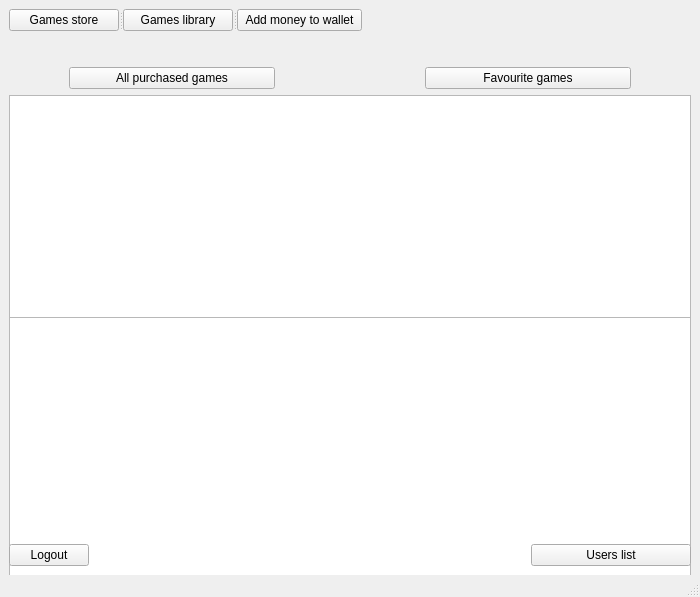
<?xml version="1.0" encoding="UTF-8"?>
<ui version="4.0">
 <class>Shop</class>
 <widget class="QMainWindow" name="Shop">
  <property name="geometry">
   <rect>
    <x>0</x>
    <y>0</y>
    <width>700</width>
    <height>597</height>
   </rect>
  </property>
  <property name="minimumSize">
   <size>
    <width>700</width>
    <height>597</height>
   </size>
  </property>
  <property name="windowTitle">
   <string>AralaryShop</string>
  </property>
  <widget class="QWidget" name="centralwidget">
   <layout class="QHBoxLayout" name="horizontalLayout_6">
    <item>
     <layout class="QVBoxLayout" name="verticalLayout_3">
      <item>
       <layout class="QHBoxLayout" name="horizontalLayout_2">
        <item>
         <widget class="QSplitter" name="splitter">
          <property name="orientation">
           <enum>Qt::Horizontal</enum>
          </property>
          <widget class="QPushButton" name="pushButton_2">
           <property name="sizePolicy">
            <sizepolicy hsizetype="Fixed" vsizetype="Fixed">
             <horstretch>0</horstretch>
             <verstretch>0</verstretch>
            </sizepolicy>
           </property>
           <property name="minimumSize">
            <size>
             <width>110</width>
             <height>22</height>
            </size>
           </property>
           <property name="maximumSize">
            <size>
             <width>110</width>
             <height>22</height>
            </size>
           </property>
           <property name="text">
            <string>Games store</string>
           </property>
          </widget>
          <widget class="QPushButton" name="pushButton_3">
           <property name="sizePolicy">
            <sizepolicy hsizetype="Fixed" vsizetype="Fixed">
             <horstretch>0</horstretch>
             <verstretch>0</verstretch>
            </sizepolicy>
           </property>
           <property name="minimumSize">
            <size>
             <width>110</width>
             <height>22</height>
            </size>
           </property>
           <property name="maximumSize">
            <size>
             <width>110</width>
             <height>22</height>
            </size>
           </property>
           <property name="text">
            <string>Games library</string>
           </property>
          </widget>
          <widget class="QPushButton" name="pushButton_4">
           <property name="sizePolicy">
            <sizepolicy hsizetype="Fixed" vsizetype="Fixed">
             <horstretch>0</horstretch>
             <verstretch>0</verstretch>
            </sizepolicy>
           </property>
           <property name="minimumSize">
            <size>
             <width>125</width>
             <height>22</height>
            </size>
           </property>
           <property name="maximumSize">
            <size>
             <width>125</width>
             <height>22</height>
            </size>
           </property>
           <property name="text">
            <string>Add money to wallet</string>
           </property>
          </widget>
         </widget>
        </item>
        <item>
         <layout class="QHBoxLayout" name="horizontalLayout">
          <item>
           <spacer name="horizontalSpacer">
            <property name="orientation">
             <enum>Qt::Horizontal</enum>
            </property>
            <property name="sizeType">
             <enum>QSizePolicy::Expanding</enum>
            </property>
            <property name="sizeHint" stdset="0">
             <size>
              <width>200</width>
              <height>22</height>
             </size>
            </property>
           </spacer>
          </item>
          <item>
           <widget class="QLabel" name="login_label">
            <property name="sizePolicy">
             <sizepolicy hsizetype="Fixed" vsizetype="Preferred">
              <horstretch>0</horstretch>
              <verstretch>0</verstretch>
             </sizepolicy>
            </property>
            <property name="minimumSize">
             <size>
              <width>0</width>
              <height>22</height>
             </size>
            </property>
            <property name="maximumSize">
             <size>
              <width>16777215</width>
              <height>22</height>
             </size>
            </property>
            <property name="text">
             <string/>
            </property>
           </widget>
          </item>
          <item>
           <spacer name="horizontalSpacer_4">
            <property name="orientation">
             <enum>Qt::Horizontal</enum>
            </property>
            <property name="sizeType">
             <enum>QSizePolicy::Fixed</enum>
            </property>
            <property name="sizeHint" stdset="0">
             <size>
              <width>10</width>
              <height>20</height>
             </size>
            </property>
           </spacer>
          </item>
          <item>
           <widget class="QLabel" name="cash_label">
            <property name="sizePolicy">
             <sizepolicy hsizetype="Fixed" vsizetype="Preferred">
              <horstretch>0</horstretch>
              <verstretch>0</verstretch>
             </sizepolicy>
            </property>
            <property name="minimumSize">
             <size>
              <width>0</width>
              <height>22</height>
             </size>
            </property>
            <property name="maximumSize">
             <size>
              <width>16777215</width>
              <height>22</height>
             </size>
            </property>
            <property name="text">
             <string/>
            </property>
           </widget>
          </item>
          <item>
           <spacer name="horizontalSpacer_3">
            <property name="orientation">
             <enum>Qt::Horizontal</enum>
            </property>
            <property name="sizeType">
             <enum>QSizePolicy::Fixed</enum>
            </property>
            <property name="sizeHint" stdset="0">
             <size>
              <width>10</width>
              <height>20</height>
             </size>
            </property>
           </spacer>
          </item>
         </layout>
        </item>
       </layout>
      </item>
      <item>
       <layout class="QHBoxLayout" name="horizontalLayout_5">
        <item>
         <spacer name="verticalSpacer">
          <property name="orientation">
           <enum>Qt::Vertical</enum>
          </property>
          <property name="sizeType">
           <enum>QSizePolicy::Fixed</enum>
          </property>
          <property name="sizeHint" stdset="0">
           <size>
            <width>20</width>
            <height>52</height>
           </size>
          </property>
         </spacer>
        </item>
        <item>
         <layout class="QVBoxLayout" name="verticalLayout_2">
          <property name="spacing">
           <number>0</number>
          </property>
          <item>
           <widget class="QLabel" name="vkladka_label">
            <property name="sizePolicy">
             <sizepolicy hsizetype="Expanding" vsizetype="Fixed">
              <horstretch>0</horstretch>
              <verstretch>0</verstretch>
             </sizepolicy>
            </property>
            <property name="minimumSize">
             <size>
              <width>0</width>
              <height>30</height>
             </size>
            </property>
            <property name="maximumSize">
             <size>
              <width>16777215</width>
              <height>30</height>
             </size>
            </property>
            <property name="styleSheet">
             <string notr="true">font: 20pt &quot;MS Shell Dlg 2&quot;;</string>
            </property>
            <property name="text">
             <string/>
            </property>
           </widget>
          </item>
          <item>
           <layout class="QHBoxLayout" name="horizontalLayout_4">
            <item>
             <spacer name="horizontalSpacer_6">
              <property name="orientation">
               <enum>Qt::Vertical</enum>
              </property>
              <property name="sizeType">
               <enum>QSizePolicy::Fixed</enum>
              </property>
              <property name="sizeHint" stdset="0">
               <size>
                <width>40</width>
                <height>22</height>
               </size>
              </property>
             </spacer>
            </item>
            <item>
             <widget class="QPushButton" name="pushButton_6">
              <property name="sizePolicy">
               <sizepolicy hsizetype="Minimum" vsizetype="Fixed">
                <horstretch>0</horstretch>
                <verstretch>22</verstretch>
               </sizepolicy>
              </property>
              <property name="minimumSize">
               <size>
                <width>0</width>
                <height>22</height>
               </size>
              </property>
              <property name="maximumSize">
               <size>
                <width>16777215</width>
                <height>22</height>
               </size>
              </property>
              <property name="text">
               <string>All purchased games</string>
              </property>
             </widget>
            </item>
            <item>
             <spacer name="horizontalSpacer_5">
              <property name="orientation">
               <enum>Qt::Horizontal</enum>
              </property>
              <property name="sizeType">
               <enum>QSizePolicy::Fixed</enum>
              </property>
              <property name="sizeHint" stdset="0">
               <size>
                <width>150</width>
                <height>22</height>
               </size>
              </property>
             </spacer>
            </item>
            <item>
             <widget class="QPushButton" name="pushButton_7">
              <property name="sizePolicy">
               <sizepolicy hsizetype="Minimum" vsizetype="Fixed">
                <horstretch>0</horstretch>
                <verstretch>22</verstretch>
               </sizepolicy>
              </property>
              <property name="minimumSize">
               <size>
                <width>0</width>
                <height>22</height>
               </size>
              </property>
              <property name="maximumSize">
               <size>
                <width>16777215</width>
                <height>22</height>
               </size>
              </property>
              <property name="text">
               <string>Favourite games</string>
              </property>
             </widget>
            </item>
            <item>
             <spacer name="horizontalSpacer_7">
              <property name="orientation">
               <enum>Qt::Vertical</enum>
              </property>
              <property name="sizeType">
               <enum>QSizePolicy::Fixed</enum>
              </property>
              <property name="sizeHint" stdset="0">
               <size>
                <width>40</width>
                <height>22</height>
               </size>
              </property>
             </spacer>
            </item>
           </layout>
          </item>
         </layout>
        </item>
        <item>
         <spacer name="verticalSpacer_2">
          <property name="orientation">
           <enum>Qt::Vertical</enum>
          </property>
          <property name="sizeType">
           <enum>QSizePolicy::Fixed</enum>
          </property>
          <property name="sizeHint" stdset="0">
           <size>
            <width>20</width>
            <height>52</height>
           </size>
          </property>
         </spacer>
        </item>
       </layout>
      </item>
      <item>
       <layout class="QVBoxLayout" name="verticalLayout">
        <property name="spacing">
         <number>0</number>
        </property>
        <item>
         <widget class="QListView" name="listView">
          <property name="sizePolicy">
           <sizepolicy hsizetype="Expanding" vsizetype="Preferred">
            <horstretch>0</horstretch>
            <verstretch>0</verstretch>
           </sizepolicy>
          </property>
          <property name="minimumSize">
           <size>
            <width>0</width>
            <height>390</height>
           </size>
          </property>
          <property name="maximumSize">
           <size>
            <width>16777215</width>
            <height>390</height>
           </size>
          </property>
         </widget>
        </item>
        <item>
         <spacer name="verticalSpacer_4">
          <property name="orientation">
           <enum>Qt::Vertical</enum>
          </property>
          <property name="sizeType">
           <enum>QSizePolicy::Fixed</enum>
          </property>
          <property name="sizeHint" stdset="0">
           <size>
            <width>20</width>
            <height>0</height>
           </size>
          </property>
         </spacer>
        </item>
        <item>
         <widget class="QTableView" name="tableView">
          <property name="sizePolicy">
           <sizepolicy hsizetype="Expanding" vsizetype="Preferred">
            <horstretch>0</horstretch>
            <verstretch>0</verstretch>
           </sizepolicy>
          </property>
          <property name="minimumSize">
           <size>
            <width>0</width>
            <height>390</height>
           </size>
          </property>
          <property name="maximumSize">
           <size>
            <width>16777215</width>
            <height>390</height>
           </size>
          </property>
          <property name="frameShape">
           <enum>QFrame::StyledPanel</enum>
          </property>
          <property name="alternatingRowColors">
           <bool>false</bool>
          </property>
          <property name="selectionMode">
           <enum>QAbstractItemView::SingleSelection</enum>
          </property>
          <property name="selectionBehavior">
           <enum>QAbstractItemView::SelectRows</enum>
          </property>
          <property name="showGrid">
           <bool>false</bool>
          </property>
          <property name="gridStyle">
           <enum>Qt::NoPen</enum>
          </property>
          <property name="sortingEnabled">
           <bool>false</bool>
          </property>
         </widget>
        </item>
       </layout>
      </item>
      <item>
       <layout class="QHBoxLayout" name="horizontalLayout_3">
        <item>
         <widget class="QPushButton" name="pushButton">
          <property name="sizePolicy">
           <sizepolicy hsizetype="Fixed" vsizetype="Fixed">
            <horstretch>0</horstretch>
            <verstretch>0</verstretch>
           </sizepolicy>
          </property>
          <property name="minimumSize">
           <size>
            <width>0</width>
            <height>22</height>
           </size>
          </property>
          <property name="maximumSize">
           <size>
            <width>16777215</width>
            <height>22</height>
           </size>
          </property>
          <property name="text">
           <string>Logout</string>
          </property>
         </widget>
        </item>
        <item>
         <spacer name="horizontalSpacer_2">
          <property name="orientation">
           <enum>Qt::Horizontal</enum>
          </property>
          <property name="sizeHint" stdset="0">
           <size>
            <width>40</width>
            <height>20</height>
           </size>
          </property>
         </spacer>
        </item>
        <item>
         <widget class="QPushButton" name="pushButton_5">
          <property name="sizePolicy">
           <sizepolicy hsizetype="Fixed" vsizetype="Fixed">
            <horstretch>0</horstretch>
            <verstretch>0</verstretch>
           </sizepolicy>
          </property>
          <property name="minimumSize">
           <size>
            <width>160</width>
            <height>22</height>
           </size>
          </property>
          <property name="maximumSize">
           <size>
            <width>160</width>
            <height>22</height>
           </size>
          </property>
          <property name="text">
           <string>Users list</string>
          </property>
         </widget>
        </item>
       </layout>
      </item>
     </layout>
    </item>
   </layout>
  </widget>
  <widget class="QMenuBar" name="menubar">
   <property name="geometry">
    <rect>
     <x>0</x>
     <y>0</y>
     <width>700</width>
     <height>25</height>
    </rect>
   </property>
  </widget>
  <widget class="QStatusBar" name="statusbar"/>
 </widget>
 <resources/>
 <connections/>
</ui>
